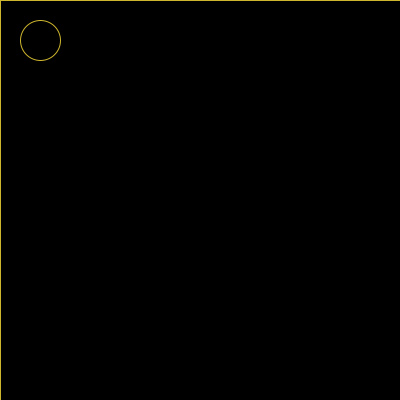
Frame 1 (no input)
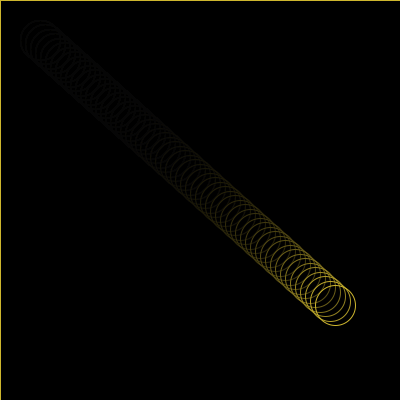
Frame 60 (the mouse pressed at the canvas centre just before this capture)
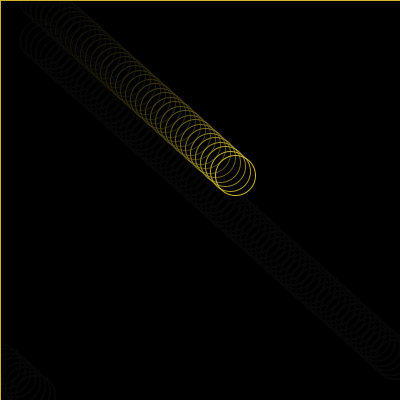
Frame 120 (the mouse held since frame 60 and released just before this capture)

The Processing sketch that drew these frames (run headless with seeded random() and noise(); from frame 60 on, the mouse is pressed at the canvas centre):

// Processing sketch: processing_70387
// ── processing_70387.pde

//Eric Trinh, EricsComets, CP1 mods 16-17
//url: http://ericsprogrammingsite.host22.com/EricsComets.html

int x = 40;
float y = 40.0;
int colour = 255;
void setup()
{
  size(400,400);
  background(0);
  stroke(206,182,46);
}
void draw()
{
  comet();
}
void comet()
{
  fill(0,0,0,20);
  rect(0,0,400,400);
  ellipse(x,y,40,40);
  x = x + 5;
  if(x >= 400)
  {
    x = x - x;
  }
  y = y + 4.5;
  if(y >= 400.0)
  {
    y = y - 400;
  }
}
